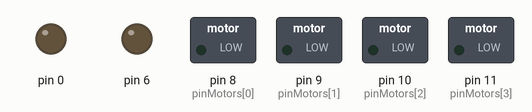
A sketch run on a simulated Arduino Uno, built with avr-gcc and run on an emulated ATmega328P. Parts: switched loads named in the sketch (green lamp = pin HIGH), output pins drawn as LEDs (lit = HIGH).

Above: at 0.05 s.
At 1.95 s:
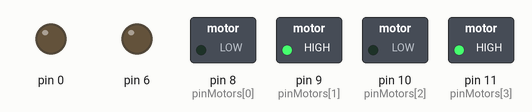
At 2.95 s:
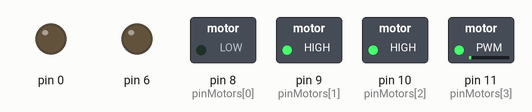
At 3.95 s:
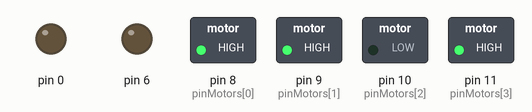
Timing chart, 0 to 5.2 s (numbered marks = the images above):
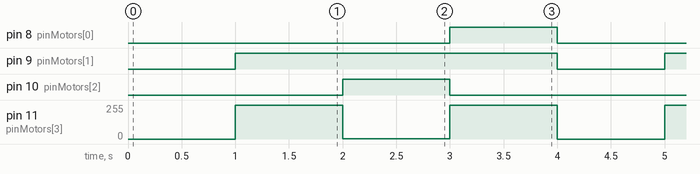

The sketch:

Code_HG7881.ino
```cpp
//Writed by Lucas Fontenele -- lucasfind@hotmail.com

//pins motors = direction_A-1A[0], speed_A-1B[1], direction_B-1A[2], speed_B-1B[3];
int pinMotors[] = {8, 9, 10, 11};

void setup() {
  for (int i = 0; i < sizeof(pinMotors); i++) {
    pinMode(pinMotors[i], OUTPUT);
  }
}

void loop() {
  go(0, 0);
  delay(1000);
  go(255, 255);
  delay(1000);
  go(255, -255);
  delay(1000);
  go(-255, 255);
  delay(1000);
}

void go(int left, int right) {
    digitalWrite(pinMotors[0], left > 0 ? LOW : (left != 0 ? HIGH : LOW));
    analogWrite(pinMotors[1], left);

    digitalWrite(pinMotors[2], right > 0 ? LOW : (right != 0 ? HIGH : LOW));
    analogWrite(pinMotors[3], right);
}
```

Measured:
- by itself, pin 8 (pinMotors[0]), pin 10 (pinMotors[2]): alternates HIGH for 1.0 s and LOW for 3.0 s
- by itself, pin 9 (pinMotors[1]): alternates HIGH for 3.0 s and LOW for 1.0 s
- by itself, pin 11 (pinMotors[3]): repeats every 4.0 s: 1/255 1.0 s, 255/255 1.0 s, 0/255 1.0 s, 255/255 1.0 s
